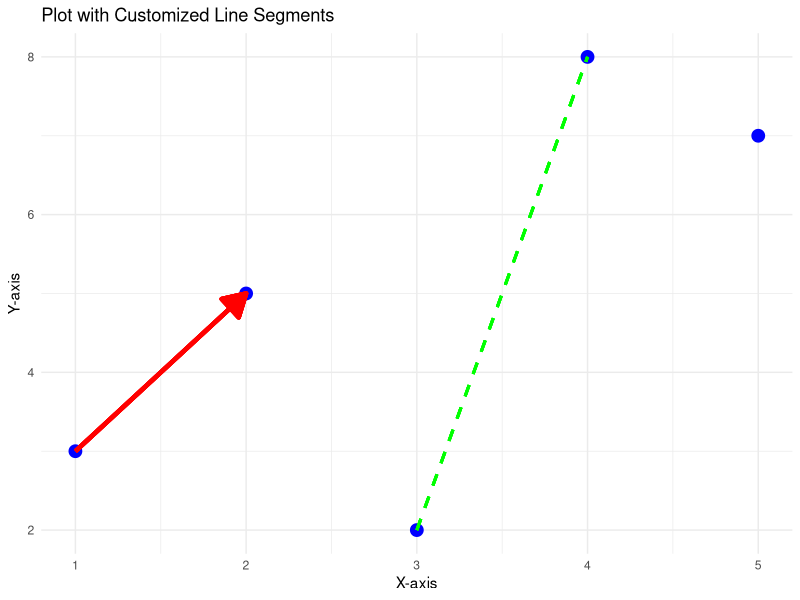

This chart was generated by the following R code:
# Load ggplot2 package
library(ggplot2)

# Sample data
df <- data.frame(
  x = c(1, 2, 3, 4, 5),
  y = c(3, 5, 2, 8, 7)
)

# Create a plot with customized line segments using geom_segment()
ggplot(df, aes(x = x, y = y)) +
  geom_point(size = 4, color = "blue") +  # Scatter plot points
  geom_segment(aes(x = 1, y = 3, xend = 2, yend = 5), color = "red", size = 1.5, arrow = arrow(type = "closed")) +  # Line segment with arrow
  geom_segment(aes(x = 3, y = 2, xend = 4, yend = 8), color = "green", size = 1, linetype = "dashed") +  # Dashed line segment
  labs(title = "Plot with Customized Line Segments",
       x = "X-axis", 
       y = "Y-axis") +
  theme_minimal()
